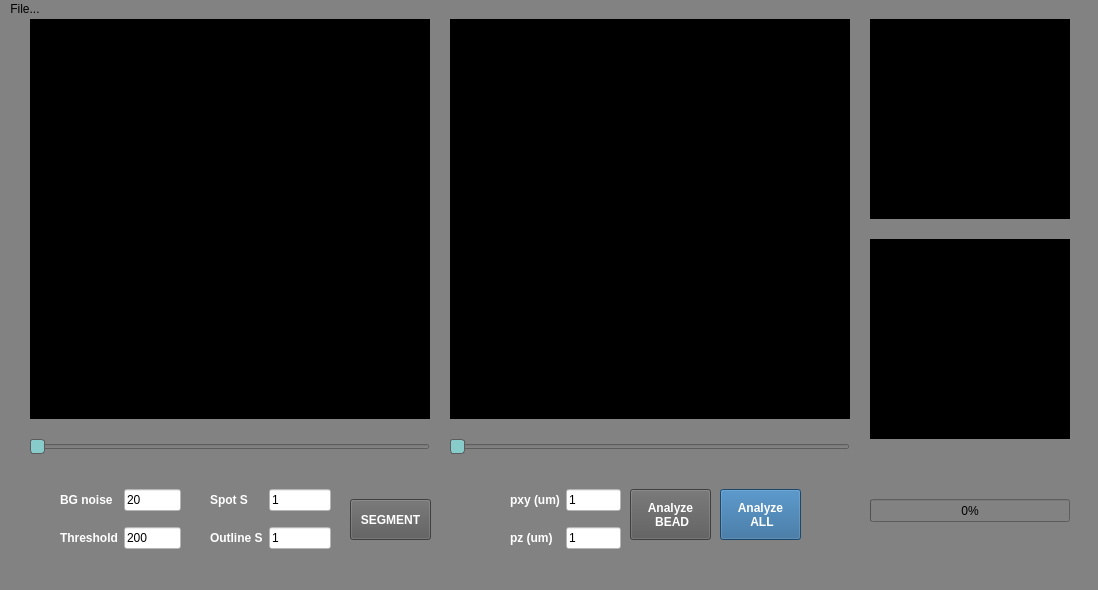
<?xml version="1.0" encoding="UTF-8"?>
<ui version="4.0">
 <class>MainWindow</class>
 <widget class="QMainWindow" name="MainWindow">
  <property name="geometry">
   <rect>
    <x>0</x>
    <y>0</y>
    <width>1098</width>
    <height>590</height>
   </rect>
  </property>
  <property name="windowTitle">
   <string>QBeadBuddy</string>
  </property>
  <property name="styleSheet">
   <string notr="true">background-color: rgb(130, 130, 130);</string>
  </property>
  <widget class="QWidget" name="centralwidget">
   <widget class="QWidget" name="gridLayoutWidget_2">
    <property name="geometry">
     <rect>
      <x>60</x>
      <y>460</y>
      <width>121</width>
      <height>81</height>
     </rect>
    </property>
    <layout class="QGridLayout" name="gridLayout_2">
     <item row="1" column="0">
      <widget class="QLabel" name="label_threshold">
       <property name="styleSheet">
        <string notr="true">color: rgb(255, 255, 255);
font-weight: bold</string>
       </property>
       <property name="text">
        <string>Threshold</string>
       </property>
      </widget>
     </item>
     <item row="0" column="1">
      <widget class="QLineEdit" name="INPUT_BGnoise">
       <property name="styleSheet">
        <string notr="true">background-color: rgb(255,255,255);</string>
       </property>
       <property name="text">
        <string>20</string>
       </property>
      </widget>
     </item>
     <item row="0" column="0">
      <widget class="QLabel" name="label_BGnoise">
       <property name="styleSheet">
        <string notr="true">color: rgb(255, 255, 255);
font-weight: bold</string>
       </property>
       <property name="text">
        <string>BG noise</string>
       </property>
      </widget>
     </item>
     <item row="1" column="1">
      <widget class="QLineEdit" name="INPUT_Threshold">
       <property name="styleSheet">
        <string notr="true">background-color: rgb(255,255,255);</string>
       </property>
       <property name="text">
        <string>200</string>
       </property>
      </widget>
     </item>
    </layout>
   </widget>
   <widget class="QWidget" name="gridLayoutWidget_3">
    <property name="geometry">
     <rect>
      <x>210</x>
      <y>460</y>
      <width>121</width>
      <height>81</height>
     </rect>
    </property>
    <layout class="QGridLayout" name="gridLayout_3">
     <item row="1" column="0">
      <widget class="QLabel" name="label_Outline">
       <property name="styleSheet">
        <string notr="true">color: rgb(255, 255, 255);
font-weight: bold</string>
       </property>
       <property name="text">
        <string>Outline S</string>
       </property>
      </widget>
     </item>
     <item row="0" column="1">
      <widget class="QLineEdit" name="INPUT_Spot">
       <property name="styleSheet">
        <string notr="true">background-color: rgb(255,255,255);</string>
       </property>
       <property name="text">
        <string>1</string>
       </property>
      </widget>
     </item>
     <item row="0" column="0">
      <widget class="QLabel" name="label_Spot">
       <property name="styleSheet">
        <string notr="true">color: rgb(255, 255, 255);
font-weight: bold</string>
       </property>
       <property name="text">
        <string>Spot S</string>
       </property>
      </widget>
     </item>
     <item row="1" column="1">
      <widget class="QLineEdit" name="INPUT_Outline">
       <property name="styleSheet">
        <string notr="true">background-color: rgb(255,255,255);</string>
       </property>
       <property name="text">
        <string>1</string>
       </property>
      </widget>
     </item>
    </layout>
   </widget>
   <widget class="QSlider" name="Slider_1">
    <property name="geometry">
     <rect>
      <x>30</x>
      <y>420</y>
      <width>400</width>
      <height>16</height>
     </rect>
    </property>
    <property name="styleSheet">
     <string notr="true">QSlider::handle:horizontal {
background-color: rgb(135, 203, 203);
border: 1px solid #5c5c5c;
width: 10px;
border-radius: 3px;
}</string>
    </property>
    <property name="orientation">
     <enum>Qt::Horizontal</enum>
    </property>
   </widget>
   <widget class="QPushButton" name="BUTTON_Segment">
    <property name="geometry">
     <rect>
      <x>350</x>
      <y>480</y>
      <width>81</width>
      <height>41</height>
     </rect>
    </property>
    <property name="styleSheet">
     <string notr="true">color: rgb(255,255,255);
background-color: rgb(90, 90, 90);
font-weight: bold
</string>
    </property>
    <property name="text">
     <string>SEGMENT</string>
    </property>
   </widget>
   <widget class="QSlider" name="Slider_2">
    <property name="geometry">
     <rect>
      <x>450</x>
      <y>420</y>
      <width>400</width>
      <height>16</height>
     </rect>
    </property>
    <property name="styleSheet">
     <string notr="true">QSlider::handle:horizontal {
background-color: rgb(135, 203, 203);
border: 1px solid #5c5c5c;
width: 10px;
border-radius: 3px;
}</string>
    </property>
    <property name="orientation">
     <enum>Qt::Horizontal</enum>
    </property>
   </widget>
   <widget class="QProgressBar" name="ProgressBar">
    <property name="geometry">
     <rect>
      <x>870</x>
      <y>480</y>
      <width>200</width>
      <height>23</height>
     </rect>
    </property>
    <property name="styleSheet">
     <string notr="true">selection-background-color: rgb(135, 203, 203);
color:rgb(0,0,0)</string>
    </property>
    <property name="value">
     <number>0</number>
    </property>
   </widget>
   <widget class="QLabel" name="Canvas_1">
    <property name="geometry">
     <rect>
      <x>30</x>
      <y>0</y>
      <width>400</width>
      <height>400</height>
     </rect>
    </property>
    <property name="styleSheet">
     <string notr="true">background-color: rgb(0, 0, 0);</string>
    </property>
    <property name="text">
     <string/>
    </property>
   </widget>
   <widget class="QLabel" name="Canvas_2">
    <property name="geometry">
     <rect>
      <x>450</x>
      <y>0</y>
      <width>400</width>
      <height>400</height>
     </rect>
    </property>
    <property name="styleSheet">
     <string notr="true">background-color: rgb(0, 0, 0);</string>
    </property>
    <property name="text">
     <string/>
    </property>
   </widget>
   <widget class="QLabel" name="Canvas_3">
    <property name="geometry">
     <rect>
      <x>870</x>
      <y>0</y>
      <width>200</width>
      <height>200</height>
     </rect>
    </property>
    <property name="styleSheet">
     <string notr="true">background-color: rgb(0, 0, 0);</string>
    </property>
    <property name="text">
     <string/>
    </property>
   </widget>
   <widget class="QWidget" name="gridLayoutWidget_4">
    <property name="geometry">
     <rect>
      <x>510</x>
      <y>460</y>
      <width>111</width>
      <height>81</height>
     </rect>
    </property>
    <layout class="QGridLayout" name="gridLayout_4">
     <item row="1" column="0">
      <widget class="QLabel" name="label_pz">
       <property name="styleSheet">
        <string notr="true">color: rgb(255, 255, 255);
font-weight: bold</string>
       </property>
       <property name="text">
        <string>pz (um)</string>
       </property>
      </widget>
     </item>
     <item row="0" column="1">
      <widget class="QLineEdit" name="INPUT_pxy">
       <property name="styleSheet">
        <string notr="true">background-color: rgb(255,255,255);</string>
       </property>
       <property name="text">
        <string>1</string>
       </property>
      </widget>
     </item>
     <item row="0" column="0">
      <widget class="QLabel" name="label_pxy">
       <property name="styleSheet">
        <string notr="true">color: rgb(255, 255, 255);
font-weight: bold</string>
       </property>
       <property name="text">
        <string>pxy (um)</string>
       </property>
      </widget>
     </item>
     <item row="1" column="1">
      <widget class="QLineEdit" name="INPUT_Threshold_2">
       <property name="styleSheet">
        <string notr="true">background-color: rgb(255,255,255);</string>
       </property>
       <property name="text">
        <string>1</string>
       </property>
      </widget>
     </item>
    </layout>
   </widget>
   <widget class="QPushButton" name="BUTTON_Analyze_BEAD">
    <property name="geometry">
     <rect>
      <x>630</x>
      <y>470</y>
      <width>81</width>
      <height>51</height>
     </rect>
    </property>
    <property name="styleSheet">
     <string notr="true">color: rgb(255,255,255);
background-color: rgb(90, 90, 90);
font-weight: bold
</string>
    </property>
    <property name="text">
     <string>Analyze 
 BEAD</string>
    </property>
   </widget>
   <widget class="QPushButton" name="BUTTON_Analyze_ALL">
    <property name="geometry">
     <rect>
      <x>720</x>
      <y>470</y>
      <width>81</width>
      <height>51</height>
     </rect>
    </property>
    <property name="styleSheet">
     <string notr="true">color: rgb(255,255,255);
background-color: rgb(90, 90, 90);
background-color: rgb(40, 100, 150);
font-weight: bold
</string>
    </property>
    <property name="text">
     <string>Analyze 
 ALL</string>
    </property>
   </widget>
   <widget class="plotCanvas" name="widget" native="true">
    <property name="geometry">
     <rect>
      <x>870</x>
      <y>220</y>
      <width>200</width>
      <height>200</height>
     </rect>
    </property>
    <property name="styleSheet">
     <string notr="true">background-color: rgb(0, 0, 0);</string>
    </property>
   </widget>
  </widget>
  <widget class="QMenuBar" name="menubar">
   <property name="geometry">
    <rect>
     <x>0</x>
     <y>0</y>
     <width>1098</width>
     <height>20</height>
    </rect>
   </property>
   <widget class="QMenu" name="menuFile">
    <property name="title">
     <string>File...</string>
    </property>
    <addaction name="Button_Open"/>
   </widget>
   <addaction name="menuFile"/>
  </widget>
  <widget class="QStatusBar" name="statusbar"/>
  <action name="Button_Open">
   <property name="text">
    <string>Open TIFF</string>
   </property>
  </action>
 </widget>
 <customwidgets>
  <customwidget>
   <class>plotCanvas</class>
   <extends>QWidget</extends>
   <header>plotcanvas.h</header>
   <container>1</container>
  </customwidget>
 </customwidgets>
 <resources/>
 <connections/>
</ui>
